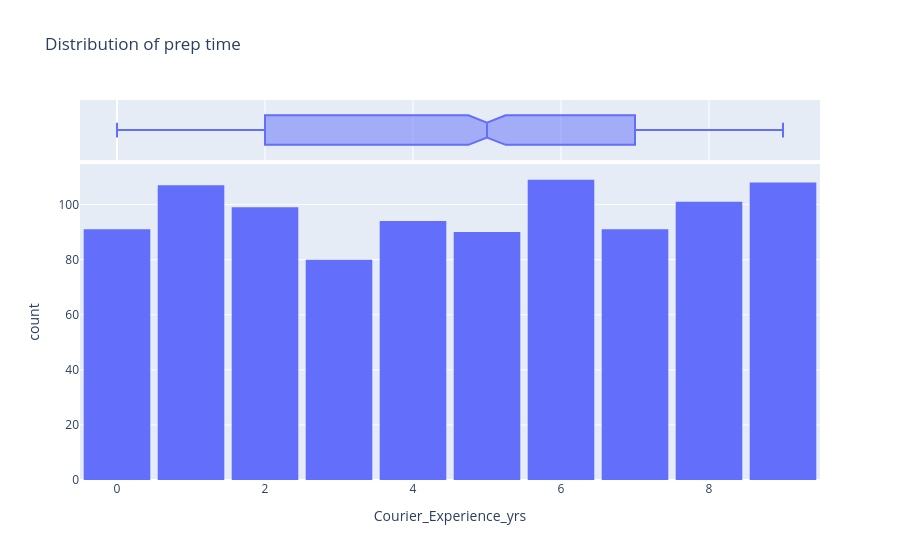

The code cell stored with this chart in its notebook:
### Code cell
fig=px.histogram(df,x='Courier_Experience_yrs',marginal='box',nbins=10,title='Distribution of prep time')
fig.update_layout(bargap=0.1)
fig.show()

### Figure 1 — Plotly figure (JSON) as saved in the notebook; plotly's stock layout.template omitted (floating-point values rounded to 4 significant figures; data arrays with more than 128 entries replaced by an {"elided": "..."} marker saying what was removed)
{"data": [{"bingroup": "x", "hovertemplate": "Courier_Experience_yrs=%{x}<br>count=%{y}<extra></extra>", "legendgroup": "", "marker": {"color": "#636efa", "pattern": {"shape": ""}}, "name": "", "nbinsx": 10, "orientation": "v", "showlegend": false, "type": "histogram", "x": {"elided": "1000 float values"}, "xaxis": "x", "yaxis": "y"}, {"hovertemplate": "Courier_Experience_yrs=%{x}<extra></extra>", "legendgroup": "", "marker": {"color": "#636efa"}, "name": "", "notched": true, "showlegend": false, "type": "box", "x": {"elided": "1000 float values"}, "xaxis": "x2", "yaxis": "y2"}], "layout": {"bargap": 0.1, "barmode": "relative", "legend": {"tracegroupgap": 0}, "title": {"text": "Distribution of prep time"}, "xaxis": {"anchor": "y", "domain": [0, 1], "title": {"text": "Courier_Experience_yrs"}}, "xaxis2": {"anchor": "y2", "domain": [0, 1], "matches": "x", "showgrid": true, "showticklabels": false}, "yaxis": {"anchor": "x", "domain": [0, 0.8316], "title": {"text": "count"}}, "yaxis2": {"anchor": "x2", "domain": [0.8416, 1], "matches": "y2", "showgrid": false, "showline": false, "showticklabels": false, "ticks": ""}}}
